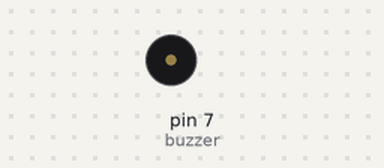
Simulated run of this sketch. Board: Arduino Uno, built with avr-gcc and run on an emulated ATmega328P. On the bench: buzzer (waves = sounding).

Above: at 0.1 s.
Timing chart, 0 to 1.6 s (numbered marks = the images above):
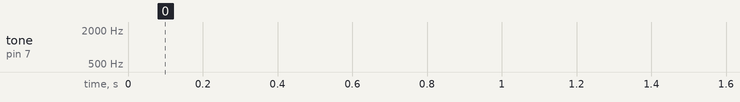

The sketch:

Buzzer.ino
```cpp
const int buzzer = 7; //buzzer to arduino pin 9


void setup(){

  pinMode(buzzer, OUTPUT); // Set buzzer - pin 9 as an output

}

void loop(){

  tone(buzzer, 1000); // Send 1KHz sound signal...
    // ...for 1sec
  noTone(buzzer);
}
```
